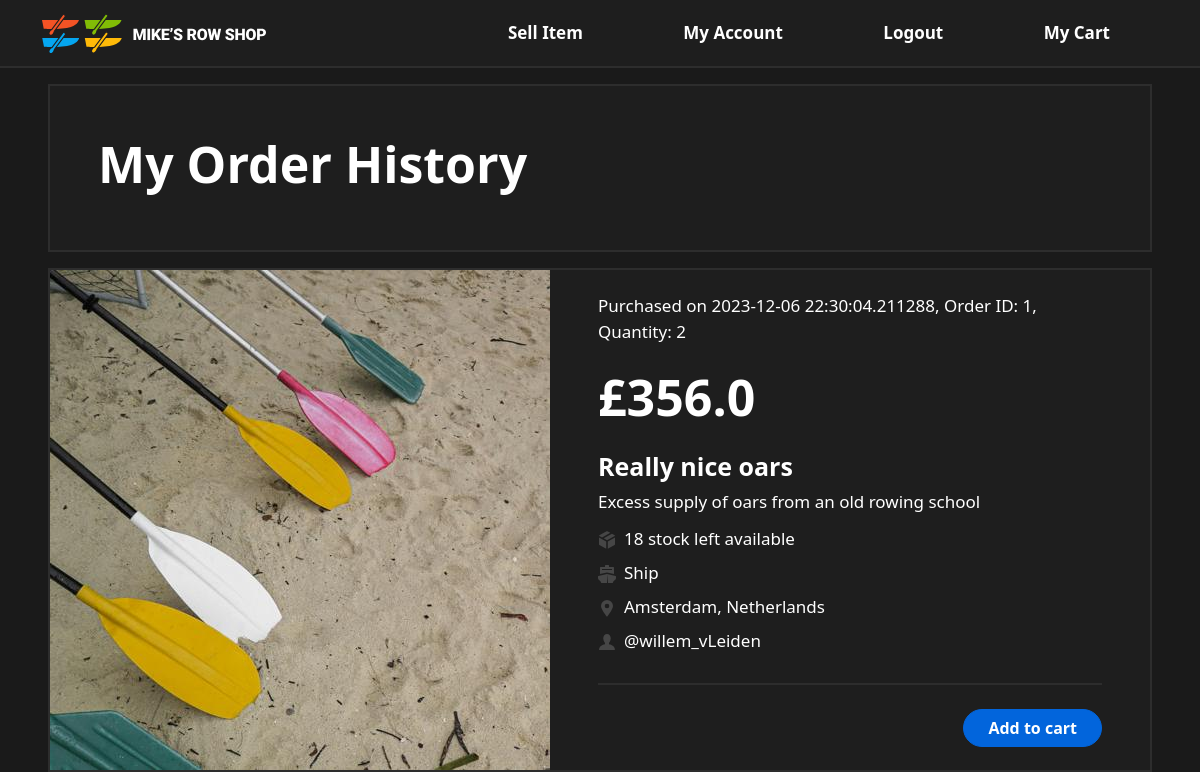
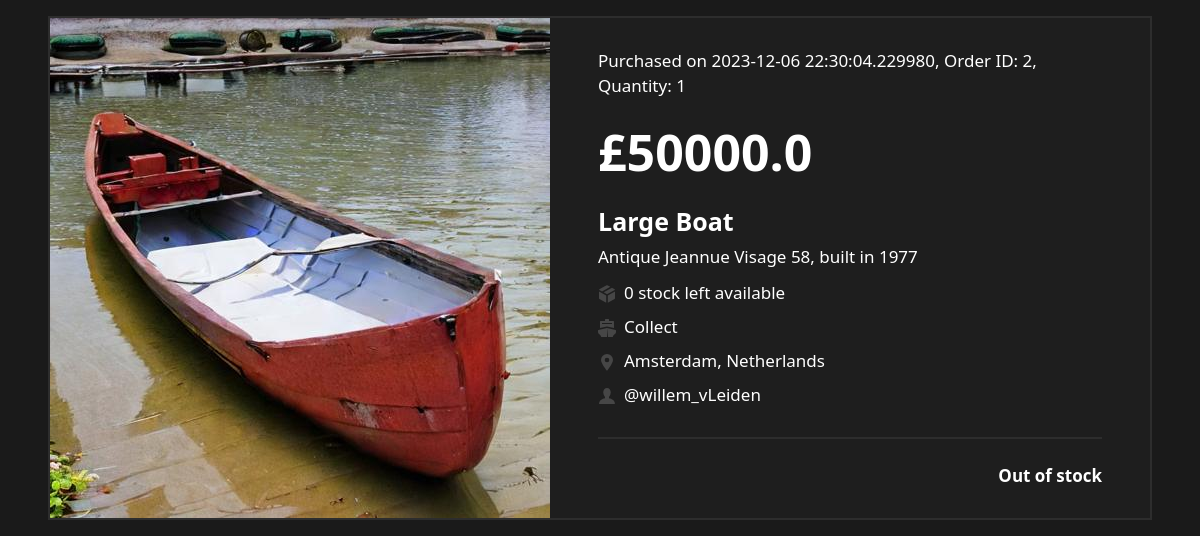
Before: /my_orders (signed in) with the older database file (2 pictures, top to bottom).
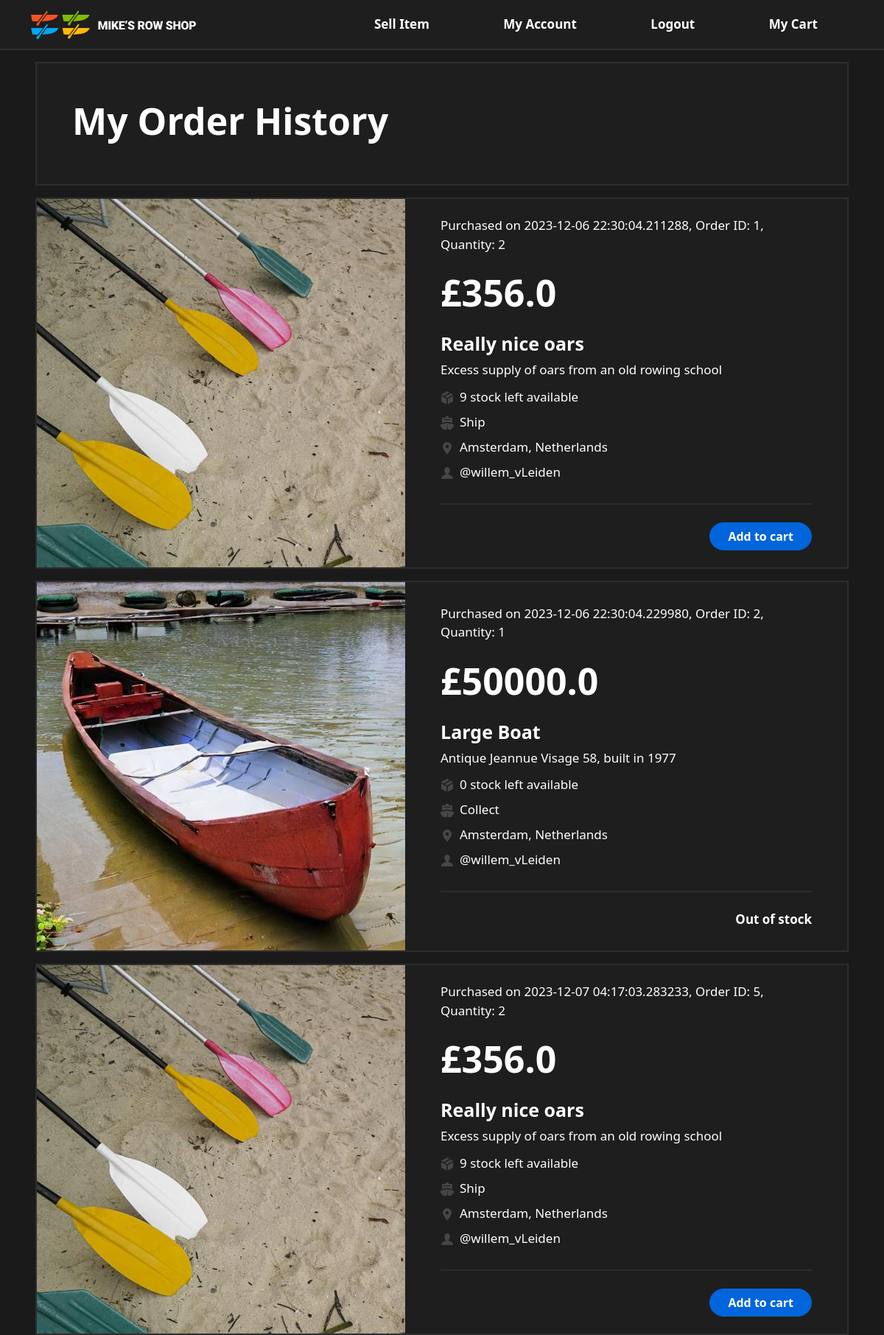
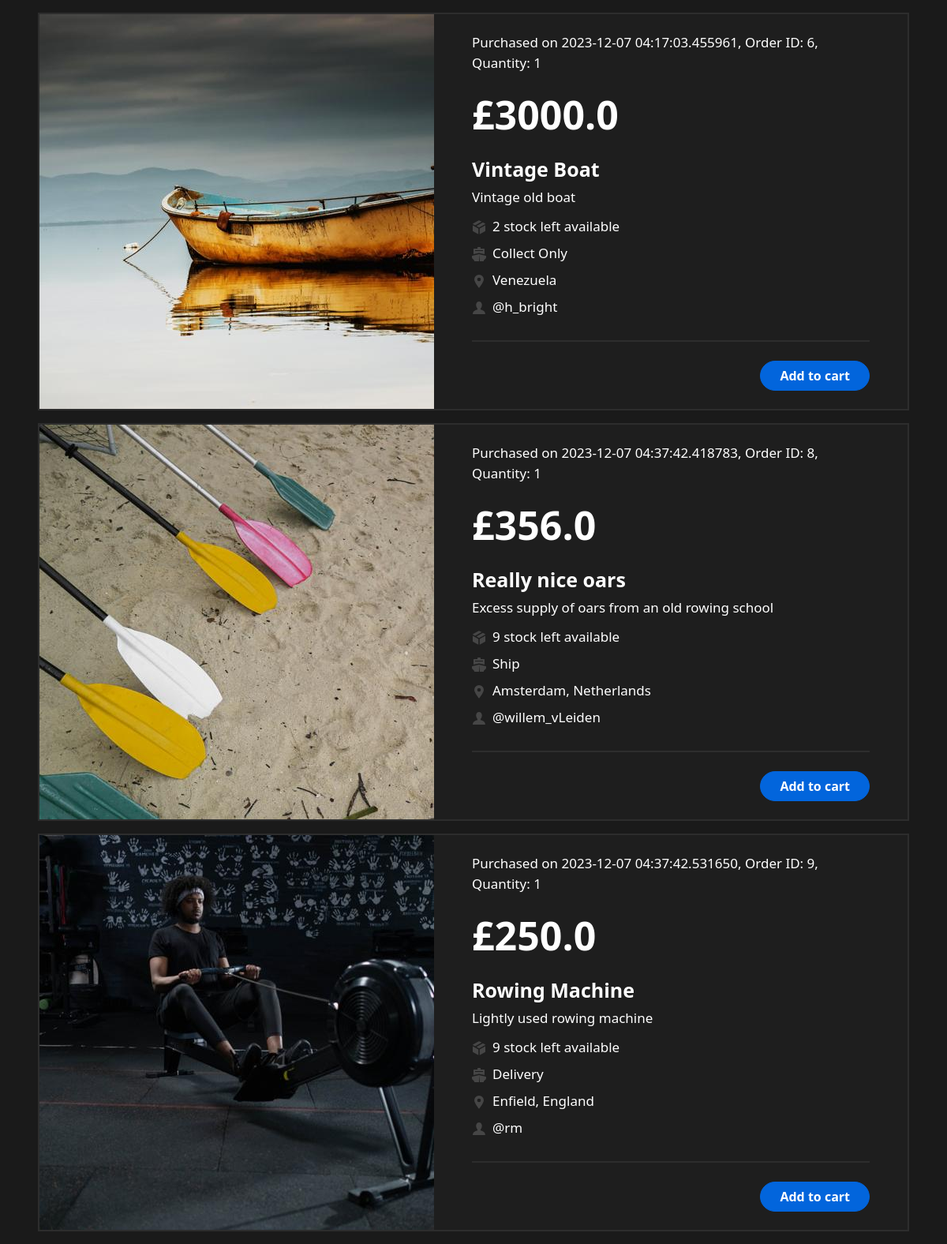
After: the same page with the newer database file (2 pictures, top to bottom).
### app/models.py (models this page shows, shortened)
class items(db.Model):
    id = db.Column(db.Integer, primary_key=True)
    seller_id = db.Column(
        db.Integer, db.ForeignKey('users.id'), nullable=False)
    name = db.Column(db.String(20), nullable=False)
    price = db.Column(db.Float, nullable=False)
    description = db.Column(db.String(200), nullable=False)
    category = db.Column(db.String(20), nullable=False)
    stock_quantity = db.Column(db.Integer, nullable=False)
    location = db.Column(db.String(50), nullable=False)
    shipping_method = db.Column(db.String(20), nullable=False)
    shipping_price = db.Column(db.Float, nullable=False)
    image = db.Column(db.String(20), nullable=False, default='default.jpg')
    active = db.Column(db.Boolean)

class orders(db.Model):
    id = db.Column(db.Integer, primary_key=True)
    item_id = db.Column(db.Integer, db.ForeignKey('items.id'))
    buyer_id = db.Column(db.Integer, db.ForeignKey('users.id'))
    quantity = db.Column(db.Integer)
    date = db.Column(db.DateTime, nullable=False, default=datetime.utcnow)

class Users(db.Model, UserMixin):
    id = db.Column(db.Integer, primary_key=True)
    username = db.Column(db.String(20), unique=True)
    first_name = db.Column(db.String(20), nullable=False)
    last_name = db.Column(db.String(20), nullable=False)
    password_hash = db.Column(db.String(128), nullable=False)
    orders = db.relationship('orders', backref='buyer',
                             lazy=True, uselist=False)
    items = db.relationship('items', backref='seller',
                            lazy=True, uselist=False)
    addresses = db.relationship(
        'addresses', backref='owner', lazy=True, uselist=False)
    payments = db.relationship(
        'payment_details', backref='owner', lazy=True, uselist=False)

### app/views.py (the view)
@app.route('/my_orders')
@login_required
def view_orders():
    user_id = current_user.id
    orders_list = orders.query.filter_by(buyer_id=user_id).all()
    products = []
    for order in orders_list:
        products.append(items.query.get(order.item_id))
    seller = []
    for product in products:
        seller.append(Users.query.get(product.seller_id))
    return render_template('view_orders_template.html', title='My Orders', items=zip(products, seller, orders_list))

### app/models.py (called while the page is built)
@login_manager.user_loader
def load_user(user_id):
    return Users.query.get(int(user_id))

### app/templates/view_orders_template.html (shortened to what this page needs)
{% extends "boilerPlate.html" %}
{% block content %}
<div class="mx-5 p-5 l2_background bordered my-3">
    <h1 class="extra-large-text">My Order History</h1>
</div>
{% for (item, seller, order_details) in items %}
<div class="mx-5 l2_background bordered d-flex flex-lg-row flex-column align-items-lg-center align-items-start mb-3">
    <img class="img-fluid mb-4 mb-lg-0 align-self-lg-start align-self-center" src="static/images/{{ item.image }}" alt="item image" class="me-5">
    <div class="d-flex flex-column px-sm-5 px-4 align-items-start justify-content-center item-details">
        <p>Purchased on {{ order_details.date }}, Order ID: {{ order_details.id }}, Quantity: {{ order_details.quantity }}</p>
        <p class="extra-large-text">£{{ item.price }}</p>
        <h2 class="stand-out-text">{{ item.name }}</h2>
        <p>{{ item.description }}</p>
        <p class="remove-line-height"><img class="me-2" src="{{ url_for('static', filename='icons/Smock_Box_18_N.svg') }}" alt="Stock icon">{{ item.stock_quantity }} stock left available</p>
        <p class="remove-line-height"><img class="me-2" src="{{ url_for('static', filename='icons/Smock_Ship_18_N.svg') }}" alt="Shipping icon">{{ item.shipping_method }}</p>
        <p class="remove-line-height"><img class="me-2" src="{{ url_for('static', filename='icons/Smock_Location_18_N.svg') }}" alt="Location icon">{{ item.location }}</p>
        <p class="remove-line-height"><img class="me-2" src="{{ url_for('static', filename='icons/Smock_User_18_N.svg') }}" alt="User icon">@{{ seller.username }}</p>
        <hr class="button-divider-hr mb-4">
        {% if item.stock_quantity == 0 %}
            <p class="align-self-end mb-5 mb-lg-0 bold">Out of stock</p>
        {% else %}
            <a href="#" class="btn rounded-pill action-button px-4 align-self-end mb-5 mb-lg-0 add-to-basket-button" data='{"item_id":{{ item.id }}, "user_id":{{current_user.id}}}' aria-disabled="false">Add to cart</a>
        {% endif %}
    </div>
</div>
{% endfor %}
{% endblock %}

Changed rows visible on the page:
now on one of the page's lists (row edited): items: date "2023-12-07 04:17:03.283233", id "5", quantity "2", price "356.0", name "Really nice oars", description "Excess supply of oars from an old rowing school", stock_quantity "9", shipping_method "Ship", location "Amsterdam, Netherlands", username "willem_vLeiden", date "2023-12-07 04:37:42.418783", id "8", quantity "1"
changed items "Really nice oars": stock_quantity "18" → "9"
added items: image (picture), date "2023-12-07 04:17:03.455961", id "6", quantity "1", price "3000.0", name "Vintage Boat", description "Vintage old boat", stock_quantity "2", shipping_method "Collect Only", location "Venezuela", username "h_bright"
added items: image (picture), date "2023-12-07 04:37:42.531650", id "9", quantity "1", price "250.0", name "Rowing Machine", description "Lightly used rowing machine", stock_quantity "9", shipping_method "Delivery", location "Enfield, England", username "rm"
